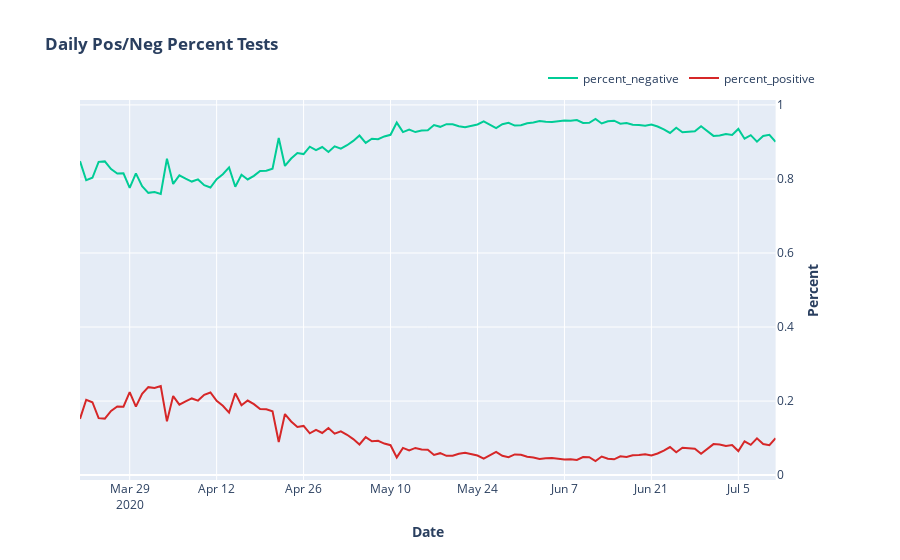

Here is the notebook cell this chart was saved with:
### Code cell
fig = make_subplots(specs=[[{"secondary_y": True}]])

fig.add_trace(
    go.Scatter(x=date
               ,y=percent_negative
               ,name="percent_negative"
               ,marker_color=px.colors.qualitative.Plotly[2]),
    secondary_y=True,
)
fig.add_trace(
    go.Scatter(x=date
               ,y=percent_positive
               ,name="percent_positive"
               ,marker_color=px.colors.qualitative.D3[3]),
    secondary_y=True,
)

# Add figure title
fig.update_layout(
    title_text="<b>Daily Pos/Neg Percent Tests</b>"
)

# Set x-axis title
fig.update_xaxes(title_text="<b>Date</b>")

# Set y-axes titles
# fig.update_yaxes(title_text="<b>Percent</b>", secondary_y=False)
fig.update_yaxes(title_text="<b>Percent</b>", secondary_y=True)

# Change the bar mode
fig.update_layout(barmode='stack')

# Customize aspect
fig.update_traces(
#                   marker_color='rgb(158,202,225)'
#                   , marker_line_color='rgb(8,48,107)',
                  marker_line_width=.01)
#                   ,opacity=0.6)

#update legend
fig.update_layout(legend=dict(
    orientation="h",
    yanchor="bottom",
    y=1.02,
    xanchor="right",
    x=1
))

fig.show()
